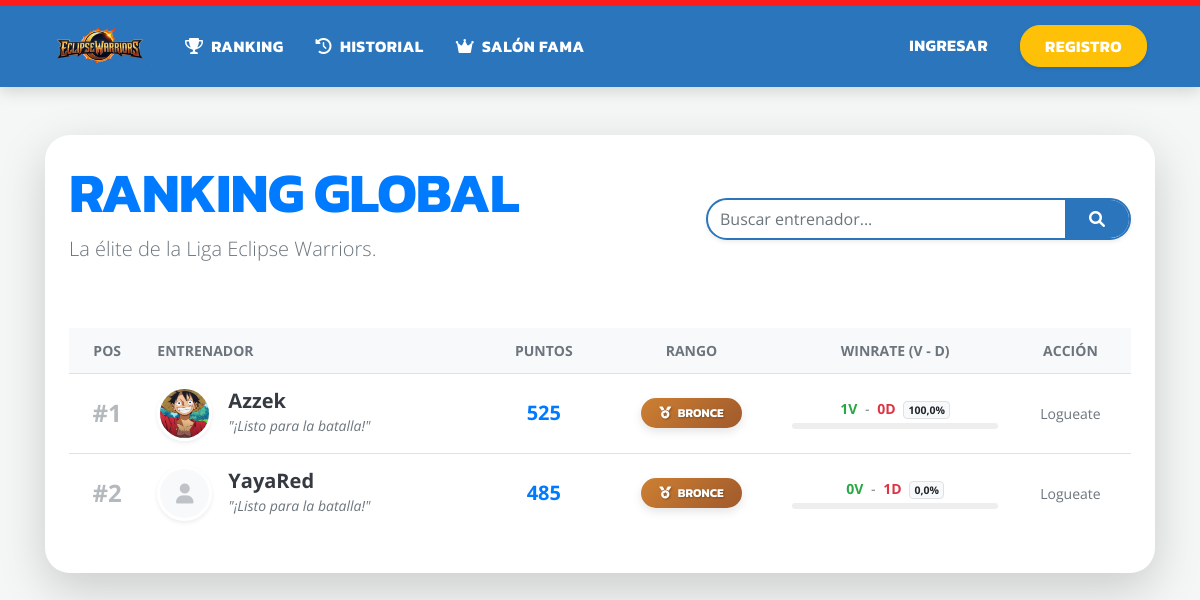
The page / on the database its author committed.
### liga/models.py (models this page shows, shortened)
class Jugador(models.Model):
    usuario = models.OneToOneField(User, on_delete=models.CASCADE)
    nickname_pokemmo = models.CharField(max_length=100, unique=True)
    puntuacion = models.IntegerField(default=500)
    avatar = models.ImageField(upload_to='avatars/', null=True, blank=True)
    lema = models.CharField(max_length=150, blank=True, default="¡Listo para la batalla!")
    victorias = models.PositiveIntegerField(default=0)
    derrotas = models.PositiveIntegerField(default=0)
    @property
    def winrate(self):
        total = self.victorias + self.derrotas
        return round((self.victorias / total) * 100, 1) if total > 0 else 0
    @property
    def rango(self):
        if self.puntuacion < 600: return "Bronce"
        if self.puntuacion < 800: return "Plata"
        if self.puntuacion < 1000: return "Oro"
        if self.puntuacion < 1200: return "Platino"
        if self.puntuacion < 1400: return "Diamante"
        return "Maestro"

### liga/views.py (the view)
# urls.py: path('', views.ranking, name='ranking'),
def ranking(request):
    query = request.GET.get('q')
    if query:
        jugadores_lista = Jugador.objects.filter(nickname_pokemmo__icontains=query).order_by('-puntuacion')
    else:
        jugadores_lista = Jugador.objects.all().order_by('-puntuacion')
    paginator = Paginator(jugadores_lista, 20)
    page_obj = paginator.get_page(request.GET.get('page'))
    return render(request, 'liga/ranking.html', {'page_obj': page_obj, 'query': query})

### liga/context_processors.py (called while the page is built, shortened)
def alertas_duelos(request):
    alertas = 0
    return {'num_alertas': alertas}

### liga/templates/liga/ranking.html (shortened to what this page needs)
{% extends "liga/base.html" %}
{% load static %}
{% block content %}
<div class="pokemon-card p-4 shadow-lg border-0">
    <div class="row align-items-center mb-5">
        <div class="col-md-7">
            <h1 class="display-4 font-weight-bold text-primary" style="font-family: 'Kanit', sans-serif; letter-spacing: -1px;">RANKING GLOBAL</h1>
            <p class="text-muted lead">La élite de la Liga Eclipse Warriors.</p>
        </div>
        <div class="col-md-5">
            <form method="GET" class="form-inline justify-content-end">
                <div class="input-group shadow-sm w-100" style="border-radius: 50px; overflow: hidden; border: 2px solid #2a75bb; background: white;">
                    <input type="text" name="q" class="form-control border-0" placeholder="Buscar entrenador..." value="{{ query|default:'' }}" style="background: transparent;">
                    <div class="input-group-append">
                        <button class="btn btn-primary border-0 px-4" type="submit" style="background-color: var(--poke-blue);"><i class="fas fa-search"></i></button>
                    </div>
                </div>
            </form>
        </div>
    </div>
    <div class="table-responsive">
        <table class="table table-hover border-0">
            <thead class="text-uppercase small font-weight-bold text-muted" style="background: #f8f9fa;">
                <tr>
                    <th class="border-0 text-center">Pos</th>
                    <th class="border-0">Entrenador</th>
                    <th class="border-0 text-center">Puntos</th>
                    <th class="border-0 text-center">Rango</th>
                    <th class="border-0 text-center">Winrate (V - D)</th>
                    <th class="border-0 text-center">Acción</th>
                </tr>
            </thead>
            <tbody>
                {% for j in page_obj %}
                <tr class="align-middle">
                    <td class="text-center align-middle py-4">
                        <span class="h4 font-weight-bold text-muted" style="opacity: 0.5;">#{{ forloop.counter|add:page_obj.start_index|add:-1 }}</span>
                    </td>
                    <td class="align-middle">
                        <div class="d-flex align-items-center">
                            {% if j.avatar and j.avatar.url %}
                                <img src="{{ j.avatar.url }}" class="rounded-circle mr-3 shadow-sm" style="width: 55px; height: 55px; object-fit: cover; border: 3px solid white; box-shadow: 0 4px 8px rgba(0,0,0,0.1);">
                            {% else %}
                                <div class="rounded-circle mr-3 bg-light d-flex align-items-center justify-content-center shadow-sm" style="width: 55px; height: 55px; border: 3px solid white; box-shadow: 0 4px 8px rgba(0,0,0,0.05);">
                                    <i class="fas fa-user fa-lg text-muted" style="opacity: 0.4;"></i>
                                </div>
                            {% endif %}
                            <div>
                                <a href="{% url 'public_perfil' j.id %}" class="h5 font-weight-bold text-dark d-block mb-0" style="font-family: 'Open Sans', sans-serif;">{{ j.nickname_pokemmo }}</a>
                                <small class="text-muted font-italic">"{{ j.lema|truncatechars:35 }}"</small>
                            </div>
                        </div>
                    </td>
                    <td class="text-center align-middle">
                        <span class="h5 font-weight-bold text-primary">{{ j.puntuacion }}</span>
                    </td>
                    <td class="text-center align-middle">
                        <span class="rank-badge {{ j.rango|lower }}">
                            <i class="fas {% if j.rango == 'Maestro' %}fa-crown{% else %}fa-medal{% endif %} mr-1"></i>
                            {{ j.rango }}
                        </span>
                    </td>
                    <td class="text-center align-middle" style="min-width: 160px;">
                        <div class="d-flex flex-column align-items-center">
                            <div class="mb-1 small">
                                <span class="text-success font-weight-bold">{{ j.victorias }}V</span>
                                <span class="text-muted mx-1">-</span>
                                <span class="text-danger font-weight-bold">{{ j.derrotas }}D</span>
                                <span class="badge badge-light border ml-1">{{ j.winrate }}%</span>
                            </div>
                            <div class="progress w-100" style="height: 6px; border-radius: 10px; background-color: #eee;">
                            </div>
                        </div>
                    </td>
                    <td class="text-center align-middle">
                        {% if user.is_authenticated and user.jugador and user.jugador != j %}
                            <form action="{% url 'retar' j.id %}" method="POST">
                                {% csrf_token %}
                                <button class="btn btn-danger btn-sm rounded-pill px-4 shadow-sm font-weight-bold">⚔️ RETAR</button>
                            </form>
                        {% elif user.jugador == j %}
                            <span class="badge badge-light border text-muted px-3 py-2">TÚ</span>
                        {% elif not user.is_authenticated %}
                            <small class="text-muted">Logueate</small>
                        {% endif %}
                    </td>
                </tr>
                {% empty %}
                <tr><td colspan="6" class="text-center py-5 text-muted">No hay entrenadores registrados.</td></tr>
                {% endfor %}
            </tbody>
        </table>
    </div>
</div>
{% endblock %}

### liga/templates/liga/base.html (shortened to what this page needs)
{% load static %}
<!DOCTYPE html>
<html lang="es">
<head>
    <link rel="stylesheet" href="https://cdn.jsdelivr.net/npm/bootstrap@4.6.2/dist/css/bootstrap.min.css">
    <link rel="stylesheet" href="https://cdnjs.cloudflare.com/ajax/libs/font-awesome/6.0.0/css/all.min.css">
</head>
<body>
<nav class="navbar navbar-expand-lg navbar-dark mb-5">
    <div class="container">
        <a class="navbar-brand" href="{% url 'ranking' %}">
            <img src="{% static 'img/logo.png' %}" alt="Liga Logo">
        </a>
        <div class="collapse navbar-collapse" id="navMain">
            <ul class="navbar-nav mr-auto">
                <li class="nav-item"><a class="nav-link" href="{% url 'ranking' %}"><i class="fas fa-trophy mr-1"></i> Ranking</a></li>
                <li class="nav-item"><a class="nav-link" href="{% url 'historial' %}"><i class="fas fa-history mr-1"></i> Historial</a></li>
                <li class="nav-item"><a class="nav-link text-warning" href="{% url 'salon_fama' %}"><i class="fas fa-crown mr-1"></i> Salón Fama</a></li>
            </ul>
            <ul class="navbar-nav ml-auto">
                {% if user.is_authenticated %}
                    {% if user.jugador %}
                        <li class="nav-item">
                            <a class="nav-link" href="{% url 'mis_combates' %}">
                                <i class="fas fa-swords mr-1"></i> Duelos
                                {% if num_alertas > 0 %}<span class="badge badge-danger">{{ num_alertas }}</span>{% endif %}
                            </a>
                        </li>
                        <li class="nav-item">
                            <a class="nav-link" href="{% url 'public_perfil' user.jugador.id %}">
                                <i class="fas fa-user-circle mr-1"></i> Perfil
                            </a>
                        </li>
                        <li class="nav-item">
                            <a class="nav-link text-info" href="{% url 'editar_perfil' %}">
                                <i class="fas fa-cog mr-1"></i> Ajustes
                            </a>
                        </li>
                    {% else %}
                        <li class="nav-item">
                            <a class="nav-link text-warning font-weight-bold" href="{% url 'editar_perfil' %}">¡CREA TU PERFIL!</a>
                        </li>
                    {% endif %}
                    <li class="nav-item">
                        <form method="POST" action="{% url 'logout' %}" class="form-inline d-inline">
                            {% csrf_token %}
                            <button type="submit" class="nav-link btn-logout">
                                <i class="fas fa-sign-out-alt mr-1"></i> Salir
                            </button>
                        </form>
                    </li>
                {% else %}
                    <li class="nav-item"><a class="nav-link" href="{% url 'login' %}">Ingresar</a></li>
                    <li class="nav-item ml-lg-2">
                        <a class="nav-link btn btn-warning text-dark px-4 shadow-sm" href="{% url 'registro' %}" style="border-radius: 20px; font-weight:bold;">Registro</a>
                    </li>
                {% endif %}
            </ul>
        </div>
    </div>
</nav>
<div class="container pb-5">
    {% block content %}{% endblock %}
</div>
</body>
</html>

### liga/templates/liga/base.html (style rules this page uses)
:root { --poke-blue: #2a75bb; --poke-red: #ff1c1c; --poke-yellow: #ffcb05; --bg-light: #f4f7f6; }
body { background-color: var(--bg-light); color: #333; font-family: 'Open Sans', sans-serif; min-height: 100vh; }
.navbar { background-color: var(--poke-blue) !important; border-top: 6px solid var(--poke-red); box-shadow: 0 4px 15px rgba(0,0,0,0.15); padding: 0.8rem 1rem; }
.navbar-brand img { height: 45px; transition: 0.3s ease; }
.nav-link { color: #ffffff !important; font-weight: 700; text-transform: uppercase; font-family: 'Kanit', sans-serif; margin: 0 8px; letter-spacing: 0.5px; transition: 0.2s; }
.pokemon-card { background: #ffffff; border-radius: 25px; box-shadow: 0 10px 30px rgba(0,0,0,0.05); border: 1px solid #e1e8ed; overflow: hidden; }
.rank-badge { border-radius: 50px; font-weight: bold; padding: 6px 18px; color: white; text-transform: uppercase; font-size: 0.75rem; display: inline-block; box-shadow: 0 4px 10px rgba(0,0,0,0.1); text-shadow: 1px 1px 2px rgba(0,0,0,0.3); font-family: 'Kanit', sans-serif; }
.bronce { background: linear-gradient(135deg, #cd7f32, #a05a2c); }

### rows shown on the page
Jugador: avatar (picture), nickname_pokemmo "Azzek", lema "¡Listo para la batalla!", puntuacion "525", rango "BRONCE", victorias "1", derrotas "0", winrate "100,0"
Jugador: nickname_pokemmo "YayaRed", lema "¡Listo para la batalla!", puntuacion "485", rango "BRONCE", victorias "0", derrotas "1", winrate "0,0"
